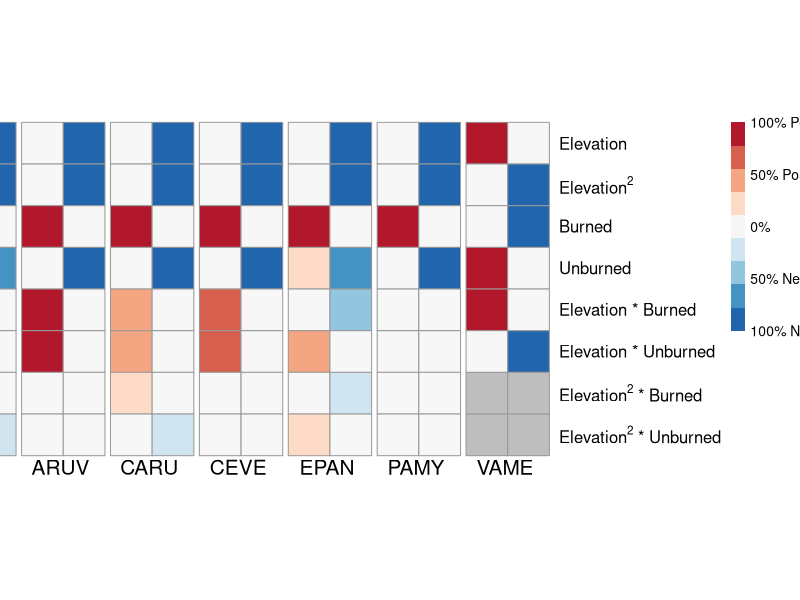

Recreate this plot in R. (Note: this script raises an error after producing the figure.)
# Created: Apr. 15, 2020
# Updated: Apr. 15, 2021

# This script will be used to create a heatmap of the model-averaged coefficients

# IMPORTANT NOTE: unless otherwise indicated, always use Understory_All.csv for these analyses as it is the ONLY file with up-to-date corrections.

# Packages needed:

library(tidyr)
library(RColorBrewer)
library(pheatmap)

# Loading and tidying average coefficient data

coeff.ALLDAT <- read.csv("data/3b_new_coefficients.csv", header = TRUE)
coeff.fire <- coeff.ALLDAT[coeff.ALLDAT$Fire.Included == "Yes" & coeff.ALLDAT$Type == "Avg",
                               c(1:12, 16:21)]
coeff.nofire <- coeff.ALLDAT[coeff.ALLDAT$Fire.Included == "No" & coeff.ALLDAT$Type == "Avg",
                               c(1:12, 13:15)]
#TODO - should we code NA values as 0? Remember that some species will actually be NA
coeff.avg.fire <- aggregate(coeff.fire[c("Intercept", 
                                             "Elevation.m", 
                                             "Elevation.m2", 
                                             "Resurvey.Burned.fi", 
                                             "Resurvey.Unburned.fi", 
                                             "Elevation.m.Res.Burn.fi", 
                                             "Elevation.m.Res.Unburn.fi",
                                             "Elevation.m2.Res.Burn.fi",
                                             "Elevation.m2.Res.Unburn.fi")], 
                            by = c(coeff.fire["Species"]), mean, na.rm = TRUE)

coeff.avg.nofire <- aggregate(coeff.nofire[c("Intercept", 
                                         "Elevation.m", 
                                         "Elevation.m2", 
                                         "Data.Type.nofi", 
                                         "Data.Type.Elevation.m.nofi", 
                                         "Data.Type.Elevation.m2.nofi")], 
                            by = c(coeff.nofire["Species"]), mean, na.rm = TRUE)

mat <- as.matrix(t(subset(coeff.avg.fire, select = -Species)))
colnames(mat) <- coeff.avg.fire$Species
rownames(mat) <- c("Intercept", "Elevation", "Elevation^2", "Burn After 1983", "Unburned After 1983", "Elevation * Burned", "Elevation * Unburned", "Elevation^2 * Burned", "Elevation^2 * Unburned")

# Loading and tidying vote count data

perc.fire <- read.csv("data/4_pres_coefficients_percent_fire.csv", header = TRUE)
perc.nofire <- read.csv("data/4_pres_coefficients_percent_NOfire.csv", header = TRUE)

mat.percfire.large <- t(subset(perc.fire, select = -c(Species, Fire.Included, Total.Sets, Effect)))
colnames(mat.percfire.large) <- paste(perc.fire$Species, perc.fire$Effect)
mat.percfire.sm <- mat.percfire.large[, !grepl(0, colnames(mat.percfire.large))]
mat.percfire.sm[, grepl("-", colnames(mat.percfire.sm))] <- mat.percfire.sm[, grepl("-", colnames(mat.percfire.sm))] * -1
mat.percfire.sm[is.na(mat.percfire.sm)] <- 0
mat.percfire.sm[c("Elevation.m2.Res.Burn.fi", "Elevation.m2.Res.Unburn.fi"), grepl("VAME", colnames(mat.percfire.sm))] <- NA

# If you need the order reversed
mat.percfire.rev <- mat.percfire.sm[nrow(mat.percfire.sm):1,]

# Setting visualization parameters

col.pallette <- rev(brewer.pal(9, "RdBu"))
col.vector <- c("      ACMI", "", "      ARUV", "", 
                "      CARU", "", "      CEVE", "", 
                "      EPAN", "", "      PAMY", "", "      VAME", "")
row.vector <- c("Elevation", 
              expression("Elevation" ^ 2), 
              "Burned",
              "Unburned",
              "Elevation * Burned",
              "Elevation * Unburned",
              expression("Elevation" ^ 2 * " * Burned"), 
              expression("Elevation" ^ 2 * " * Unburned")
              )
leg.label.breaks <- c(-1, -0.5, 0, 0.5, 1)
leg.label.vector <- c("100% Negative", "50% Negative", "0%", "50% Positive", "100% Positive")

col.breaks <- c(2, 4, 6, 8, 10, 12, 14)

# Visualization with pheatmap()

col.pallette <- rev(brewer.pal(9, "RdBu"))
pheatmap(mat.percfire.sm,
         color = col.pallette,
         cellwidth = 30,
         cellheight = 30,
         cluster_rows = FALSE,
         cluster_cols = FALSE,
         legend = TRUE,
         legend_breaks = leg.label.breaks,
         legend_labels = leg.label.vector, #doesn't work
         # display_numbers = TRUE,
         number_color = "black",
         na_col = "grey",
         gaps_col = col.breaks,
         labels_row = row.vector,
         labels_col = col.vector,
         fontsize_row = 12,
         fontsize_col = 15,
         angle_col = 0
         )






# Visualization with heatmap() - base R

heatmap(mat.percfire.PLOT, 
        Rowv = NA, Colv = NA, scale = "none", col = col.pallette,
        labRow = y.vector, labCol = "")
legend(x = 0, y = 2, legend = c("+ 100%", "", "+ 50%", "", "0%", "", "- 50%", "", "- 100%"), 
       fill = colorRampPalette(brewer.pal(9, "RdBu"))(9), 
       border = "white", bty = "n", pt.cex = 3, y.intersp= 0.5)


pos2 <- structure(list(x = c(0.17, 0.635), 
                       y = c(-1.4, -1.4)),
                  .Names = c("x", "y"))
text(x = seq(pos2$x[1], pos2$x[2], len=7), y=rep(pos2$y[1], 7),
     xpd=TRUE, adj = 0,
     labels = x.vector, cex = 1.2)



